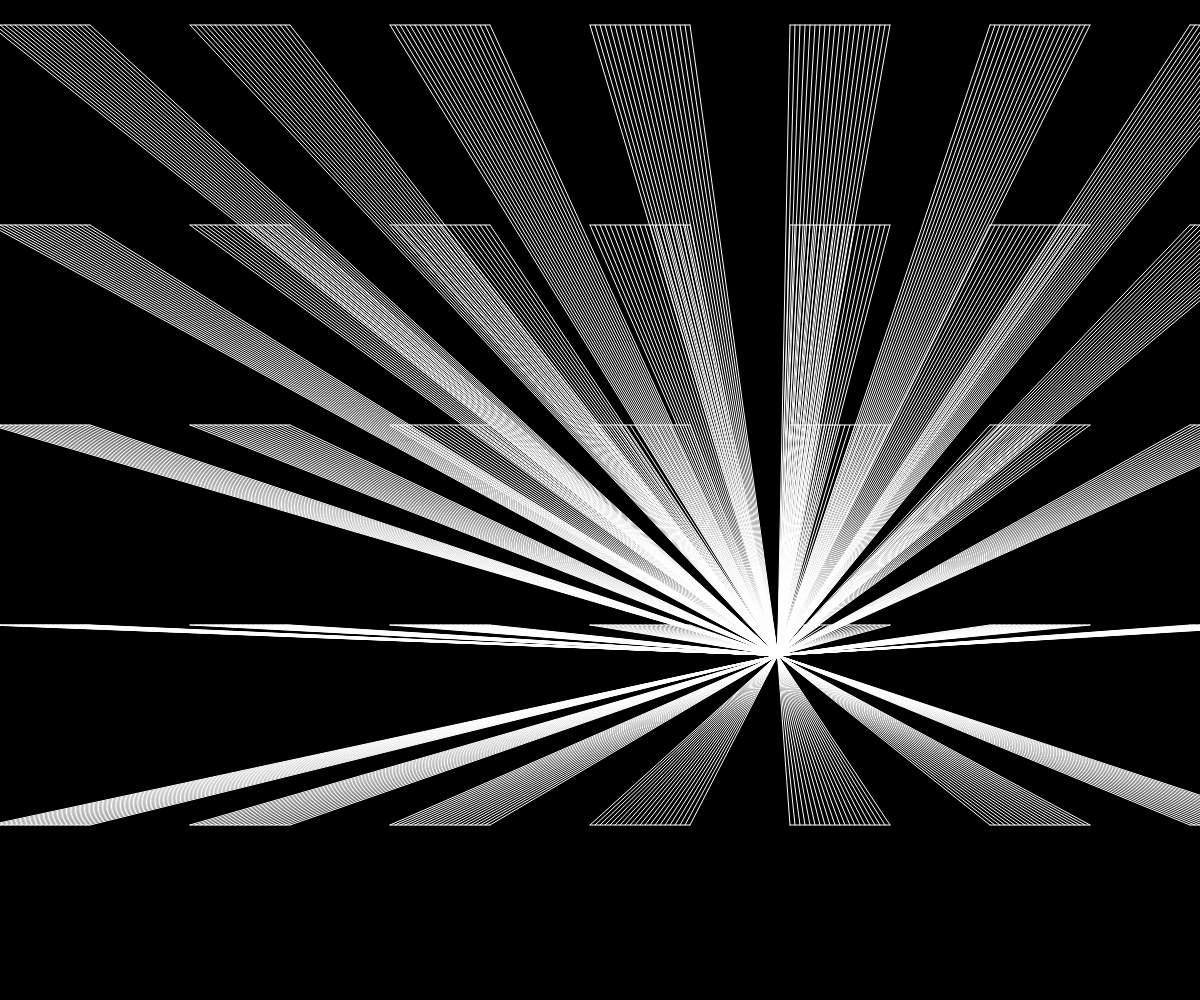
Frame 1 (no input)
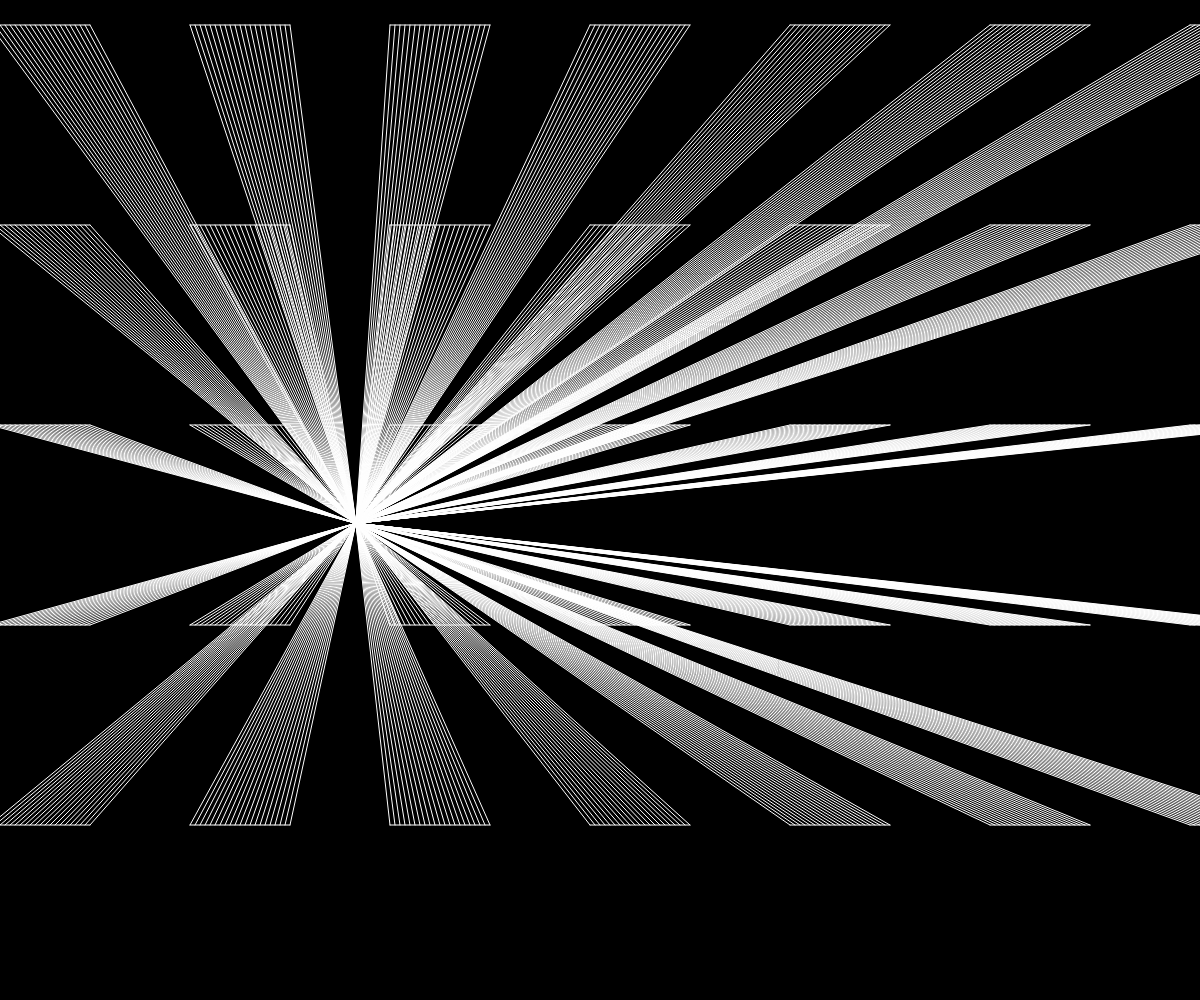
Frame 60 (no input)
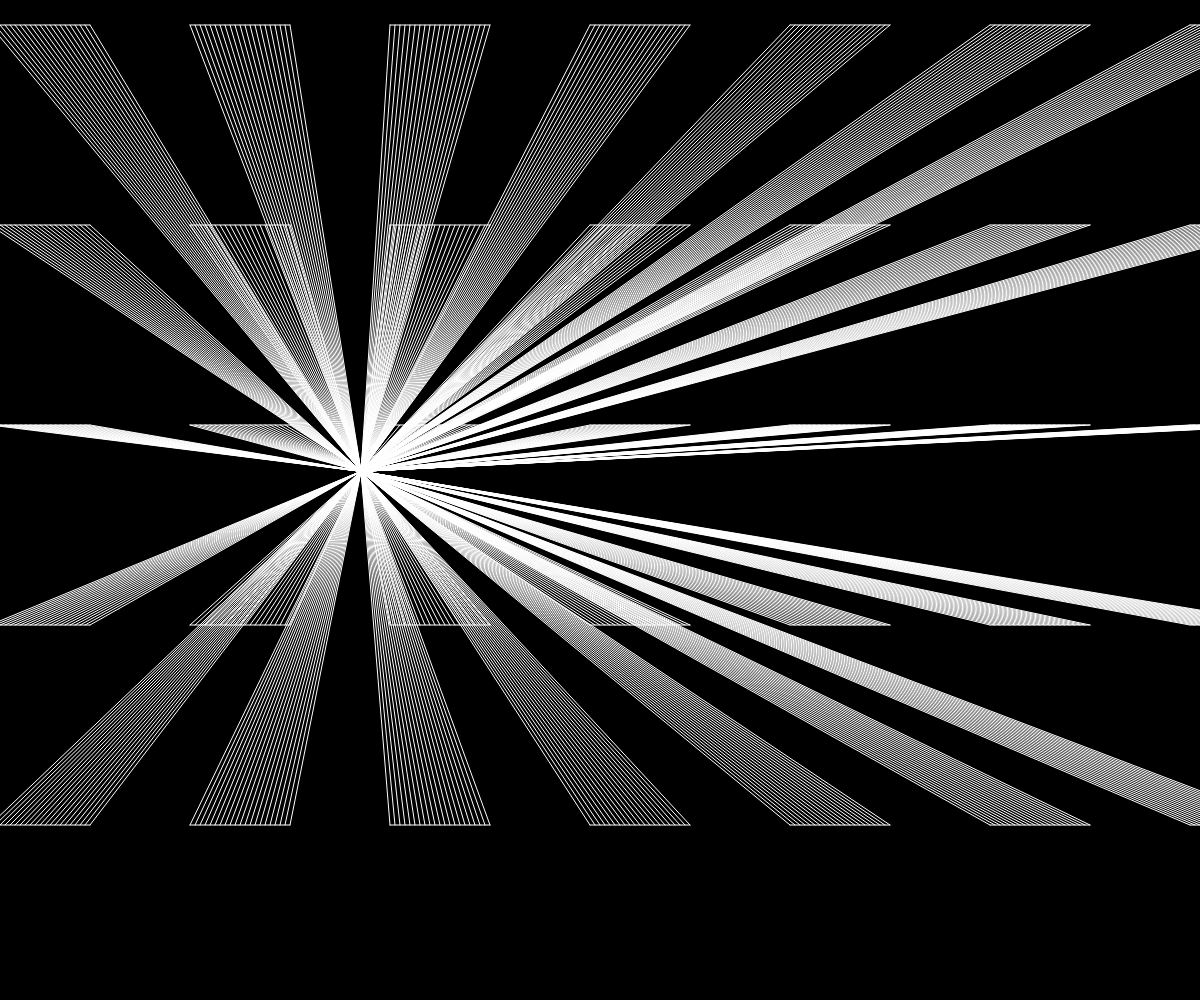
Frame 120 (the mouse pressed at the canvas centre since frame 60)

The p5.js sketch that drew these frames (run headless with seeded random() and noise() and a simulated clock; from frame 60 on, the mouse is pressed at the canvas centre):

// p5.js sketch
// ── sketch.js
function setup() {
  createCanvas(windowWidth, windowHeight);
}

function draw() {
  background(0);
  noFill();
  var noiseX = width * noise(.05 * frameCount);
  var noiseY = height * noise(.04 * frameCount);
  stroke(noiseX, noiseY);
  for (let x = -10; x <= width; x += 200) {
    for (let y = 25; y <= height; y += 200) {
      line(x, y, x + 100, y);
      for (let z = x; z <= x + 100; z += 5) {
        line(z, y, noiseX, noiseY);
      }
    }
  }

}
